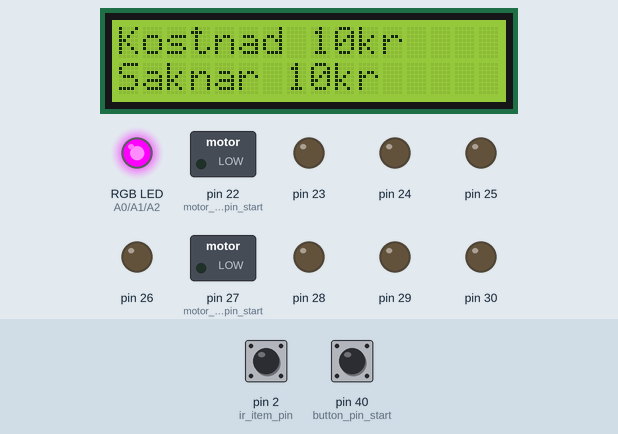
A sketch run on a simulated Arduino Mega 2560, built with avr-gcc and run on an emulated ATmega2560. Shown: 16×2 character LCD, switched loads named in the sketch (green lamp = pin HIGH), an RGB LED mixed from three pins (HIGH = lit), output pins drawn as LEDs (lit = HIGH). The test bench sets the inputs (shaded band); at power-on: pin 2 (ir_item_pin) HIGH, pin 40 (button_pin_start) LOW. EEPROM starts erased; what the sketch prints to the serial monitor is not drawn.

Above: at 1.2 s.
1.3 s: pin 2 (ir_item_pin) pulsed LOW 5 times (0.12 s each, 0.3 s apart)
At 3.8 s:
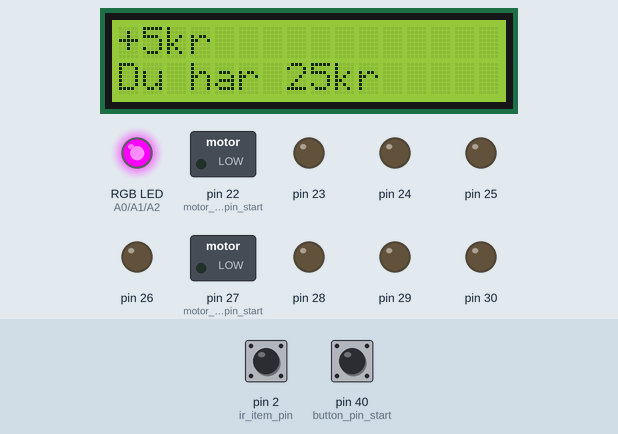
4.3 s: pin 40 (button_pin_start) pulled HIGH for 0.15 s
At 5.2 s:
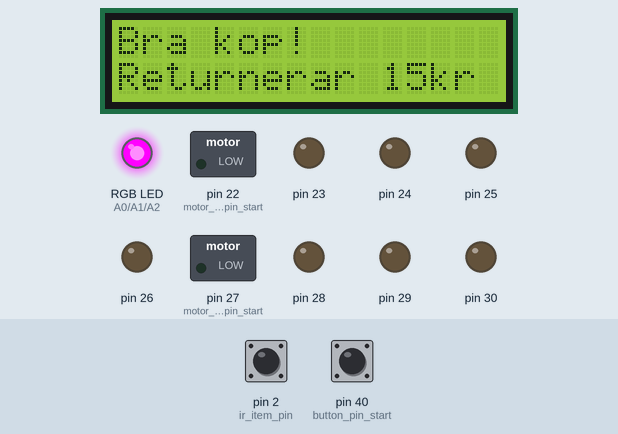
At 9.7 s:
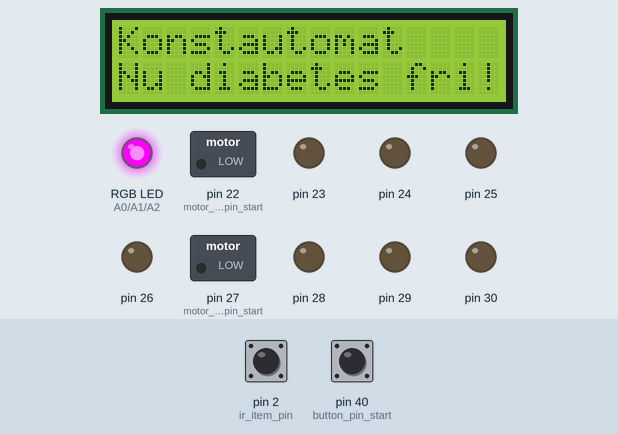
Timing chart, 0 to 11.2 s (numbered marks = the images above; inputs shaded):
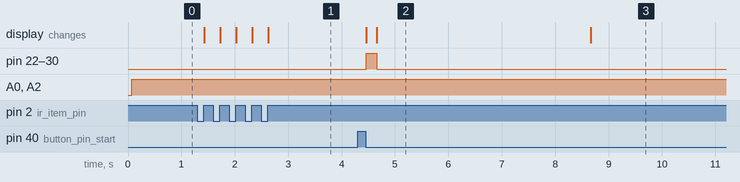

The sketch:

SkaffVendingMachine.ino
```cpp
// TODO
// Test //
// Get_Inserted_Value() needs too be tested so we have the right if(values)

// Set all pins //
// Read button to know when they want money in return
// Start_Motor(y,x) and Stop_Motor(y,x) y to ground and x to power
// Stash_Coin() what servo to turn on to dispose that coin to the stash
// Coin_Sorter() which motor to start to sort the incomming money
// Return_Coin() which motor to return that coin

// Set values (EndGame) //
// Set motormatrix and cost matrix so we know what dispens what, and for how much

bool WTF = false;

// LED
const byte red_pin = A0;
const byte green_pin = A1;
const byte blue_pin = A2;

byte red_value = 0;
byte green_value = 0;
byte blue_value = 0;

enum color_mode
{
  single_color
};

byte const_color[3] = {160, 0, 255};

// IR sensor
const byte ir_coin_pin_1 = 2;
const byte ir_coin_pin_2 = 2;
const byte ir_item_pin = 2;
bool ir_coin_val_1 = 0;
bool ir_coin_val_2 = 0;
bool ir_item_val = 0;
unsigned long time_ir_sensor_1_first_value;
unsigned long time_ir_sensor_1_last_value;
unsigned long time_ir_sensor_2_first_value;
unsigned long time_ir_sensor_2_last_value;

const unsigned int item_sensor_delay = 1000;
const unsigned int motor_time_on = 500;

bool is_active_ir_coin_pin_1 = false;
bool is_active_ir_coin_pin_2 = false;

// INDUCTIVE sensor
const byte inductive_pin = 2;
bool inductive_val = 0;
bool is_metal = false;

// BUTTONS / MOTOR
unsigned long motor_time_start;
unsigned int time = 0;

unsigned int time_coin_movement;
unsigned int time_coin_thickness;

const byte button_pin_start = 40; // ranges from value to value + 9
byte button_value = 0; // range 0 - 10 for each button
bool button_is_down = false;

const byte motor_ground_pin_start = 22; // ranges from value to value + 4
const byte motor_power_pin_start = 27; // ranges from value to value + 3
const byte motor_matrix[5][4] = {{0, 1, 2, 3}, {4, 5, 6, 7}, {8, 9, 0, 255}, {0, 0, 0, 255}, {0, 0, 0, 0}};
const byte cost_matrix[5][4] = {{10, 10, 20, 30}, {40, 50, 60, 70}, {80, 90, 0, 255}, {0, 0, 0, 255}, {0, 0, 0, 0}};
byte motor_ground = 255;
byte motor_power = 255;

// COIN
#include <EEPROM.h>
byte EEPROMMemoryValue = 0;
byte max_coin_in_storage = 20;

enum coin_adress
{
  adress_coin_1,
  adress_coin_2,
  adress_coin_5,
  adress_coin_10,
  adress_current_inserted_value
};

enum coin_type
{
  type_invalid = 0,
  type_coin_1 = 1,
  type_coin_2 = 2,
  type_coin_5 = 5,
  type_coin_10 = 10,
  type_valid_metal = 11,
  type_invalid_metal = 12
};

// LCD
#include <LiquidCrystal.h>

LiquidCrystal lcd(5, 6, 7, 8, 9, 10);

unsigned long last_unique_message = 0;
const unsigned int message_timer = 4000;
const unsigned int message_afk_timer = 15000;
const unsigned int message_left_timer = 35000;

String message0;
String message1;

void setup()
{
  // SERIAL
  Serial.begin(9600);
  lcd.begin(16, 2);
  EEPROM.write(adress_current_inserted_value, 0);
  if (EEPROM.read(adress_current_inserted_value) > 0)
  {
    Write_To_LCD("Hejsan", 0, 0);
    Write_To_LCD("Du har " + String(EEPROM.read(adress_current_inserted_value)) + "kr", 0, 1);
  }
  else
  {
    Write_To_LCD("Konstautomat", 0, 0);
    Write_To_LCD("Nu diabetes fri!", 0, 1);
  }

  // INPUT ANALOG
  // pinMode(pin, INPUT);

  // INPUT DIGITAL
  pinMode(inductive_pin, INPUT);

  // OUTPUT ANALOG
  pinMode(red_pin, OUTPUT);
  pinMode(green_pin, OUTPUT);
  pinMode(blue_pin, OUTPUT);

  // OUTPUT DIGITAL
  for (byte i = 0; i <= 4; i++)
  {
    pinMode(motor_ground_pin_start + i, OUTPUT);
    digitalWrite(motor_ground_pin_start + i, LOW);
  }
  for (byte i = 0; i <= 3; i++)
  {
    pinMode(motor_power_pin_start + i, OUTPUT);
    digitalWrite(motor_power_pin_start + i, LOW);
  }

  // INTERRUPT
  attachInterrupt(digitalPinToInterrupt(ir_coin_pin_1), ir_1, CHANGE);
  attachInterrupt(digitalPinToInterrupt(ir_coin_pin_2), ir_2, CHANGE);
}

void ir_1()
{
  if (is_active_ir_coin_pin_1){
    // no longer sees it
    time_ir_sensor_1_last_value = micros();
    is_active_ir_coin_pin_1 = false;
    return;
  }
  time_ir_sensor_1_first_value = micros();
  is_active_ir_coin_pin_1 = true;
  // started seeing it
  return;
}

void ir_2()
{
  if (is_active_ir_coin_pin_2){
    // no longer sees it
    time_ir_sensor_2_last_value = micros();
    is_active_ir_coin_pin_2 = false;
    Coin_Inserted();
    return;
  }
  time_ir_sensor_2_first_value = micros();
  is_active_ir_coin_pin_2 = true;
  // started seeing it
  return;
}

void loop()
{
  // LED
  Change_Color_Mode(single_color);

  EEPROMMemoryValue = EEPROM.read(adress_current_inserted_value);
  if (EEPROMMemoryValue > 0)
  {
    // du är en gammal kund
    if (millis() - last_unique_message > message_left_timer)
    {
      Write_To_LCD("Avbryter kopet", 0, 0);
      Return_Money(EEPROMMemoryValue);
    }
    else if (millis() - last_unique_message > message_afk_timer)
    {
      Write_To_LCD("Hallo", 0, 0);
      Write_To_LCD("Ar du kvar?", 0, 1);
    }
    else if (millis() - last_unique_message > message_timer)
    {
      Write_To_LCD("Hejsan", 0, 0);
      Write_To_LCD("Du har " + String(EEPROMMemoryValue) + "kr", 0, 1);
    }
  }
  else
  {
    // du är ny kund
    if (millis() - last_unique_message > message_timer)
    {
      Write_To_LCD("Konstautomat", 0, 0);
      Write_To_LCD("Nu diabetes fri!", 0, 1);
    }
  }

  inductive_val = digitalRead(inductive_pin);
  if (!inductive_val && !WTF)
  {
    is_metal = true;
  }

  // When you proceed to try and buy
  if (Button_Search())
  {
    // a button has been pressed
    if (Motor_Search())
    {
      // an item has been dispensed
      Return_Money(EEPROMMemoryValue);
    }
  }
}

// LED functions
void Change_Color_Mode(color_mode mode)
{
  switch (mode)
  {
    case single_color:
      Color_Mode_Single_Color();
      break;

    default:
      Color_Mode_Single_Color();
      break;
  }

  Apply_RGB();
}

void Color_Mode_Single_Color()
{
  red_value = const_color[0];
  green_value = const_color[1];
  blue_value = const_color[2];
}

void Apply_RGB()
{
  analogWrite(red_pin, red_value);
  analogWrite(green_pin, green_value);
  analogWrite(blue_pin, blue_value);
}

// COIN functions
void Coin_Inserted()
{
  Serial.print(is_metal);      //variable for plotting
  Serial.print(time_ir_sensor_2_first_value-time_ir_sensor_1_first_value);      //variable for plotting
  Serial.print(",");              //seperator
  Serial.print(time_ir_sensor_1_last_value-time_ir_sensor_1_first_value);       //variable for plotting
  Serial.print(",");              //seperator
  Serial.println(time_ir_sensor_2_last_value-time_ir_sensor_1_first_value);     //variable for plotting

  if (is_metal)
  {
    is_metal=false;
  }
  else
  {
    Coin_Sorter(type_invalid_metal);
    return;
  }

  EEPROMMemoryValue += Get_Inserted_Value();
  EEPROM.write(adress_current_inserted_value, EEPROMMemoryValue);
  Write_To_LCD("Du har " + String(EEPROMMemoryValue) + "kr ", 0, 1);
}

byte Get_Inserted_Value()
{
  time_coin_movement = time_ir_sensor_1_last_value - time_ir_sensor_2_last_value; // hur länge det tog coinet att flytta sig från sensor 1 till 2
  time_coin_thickness = time_ir_sensor_1_first_value - time_ir_sensor_1_last_value; // hur länge sensor 1 har sett coinet

  Serial.println("Get_Inserted_Value");
  last_unique_message = millis();
  if (false)
  {
    Add_To_EEPROM_Coin_Memory(adress_coin_1, type_coin_1);
    Coin_Sorter(type_coin_1);
    Write_To_LCD("+" + String(type_coin_1) + "kr", 0, 0);
    return type_coin_1;
  }
  else if (false)
  {
    Add_To_EEPROM_Coin_Memory(adress_coin_2, type_coin_2);
    Coin_Sorter(type_coin_2);
    Write_To_LCD("+" + String(type_coin_2) + "kr", 0, 0);
    return type_coin_2;
  }
  else if (true)
  {
    Add_To_EEPROM_Coin_Memory(adress_coin_5, type_coin_5);
    Coin_Sorter(type_coin_5);
    Write_To_LCD("+" + String(type_coin_5) + "kr", 0, 0);
    return type_coin_5;
  }
  else if(false)
  {
    Add_To_EEPROM_Coin_Memory(adress_coin_10, type_coin_10);
    Coin_Sorter(type_coin_10);
    Write_To_LCD("+" + String(type_coin_10) + "kr", 0, 0);
    return type_coin_10;
  }
  else
  {
    Coin_Sorter(type_invalid);
    Write_To_LCD("Ogiltig peng", 0, 0);
    return type_invalid;
  }
}

void Add_To_EEPROM_Coin_Memory(byte address, coin_type type)
{
  byte value = EEPROM.read(address);
  if (value + 1 > max_coin_in_storage)
  {
    Stash_Coin(type);
  }
  else
  {
    EEPROM.write(address, value + 1);
  }
}

void Stash_Coin(coin_type type)
{
  // ta bort 1 coin av typen type ner till big box of storage
  switch (type)
  {
    case type_coin_1:
      break;
    case type_coin_2:
      break;
    case type_coin_5:
      break;
    case type_coin_10:
      break;
  }
}

void Coin_Sorter(coin_type type)
{
  switch (type)
  {
    case type_coin_1:
      break;
    case type_coin_2:
      break;
    case type_coin_5:
      break;
    case type_coin_10:
      break;
    case type_valid_metal:
      // den är metall
      break;
    case type_invalid_metal:
      // den är inte metall
      break;
    case type_invalid:
    default:
      // den är metall men den är inte rätt storlek
      break;
  }
}

void Return_Money(byte money_to_return)
{
  last_unique_message = millis();
  Serial.println("Return_Money");
  Write_To_LCD("Returnerar " + String(money_to_return) + "kr", 0, 1);
  while (money_to_return != 0)
  {
    if (money_to_return >= 10){
      Return_Coin(type_coin_10);
      money_to_return -= 10;
    }
    else if (money_to_return >= 5)
    {
      Return_Coin(type_coin_5);
      money_to_return -= 5;
    }
    else if (money_to_return >= 2)
    {
      Return_Coin(type_coin_2);
      money_to_return -= 2;
    }
    else
    {
      Return_Coin(type_coin_1);
      money_to_return -= 1;
    }
  }
  EEPROM.write(adress_current_inserted_value, 0);
}

void Return_Coin(coin_type type)
{
  // motor functions to return sed money
}

// BUTTON functions
bool Button_Search()
{
  if (WTF)
  {
    button_value = 255;
    button_is_down = false;
    return false;
  }

  for (byte search_index = 0; search_index < 1; search_index++) // 10 123 ABC
  {
    if (!digitalRead(button_pin_start + search_index))
    {
      if (button_is_down)
      {
        return false;
      }
      button_value = search_index;
      button_is_down = true;
      Serial.println("is true WTF WTF");
      return true;
    }
  }
  button_value = 255;
  button_is_down = false;
  return false;
}

bool Motor_Search()
{
  for (byte y = 0; y < 5; y++)
  {
    for (byte x = 0; x < 4; x++)
    {
      if (motor_matrix[y][x] == button_value){
        if (cost_matrix[y][x] > EEPROMMemoryValue)
        {
          Serial.println("Motor_Search");
          last_unique_message = millis();
          Write_To_LCD("Kostnad " + String(cost_matrix[y][x]) + "kr", 0, 0);
          Write_To_LCD("Saknar " + String(cost_matrix[y][x] - EEPROMMemoryValue) + "kr", 0, 1);

          return false;
        }
        else if (Return_Items(y, x))
        {
          EEPROMMemoryValue -= cost_matrix[y][x];
          EEPROM.write(adress_current_inserted_value, EEPROMMemoryValue);

          motor_ground = y;
          motor_power = x;

          Serial.println("Motor_Search");
          last_unique_message = millis();
          Write_To_LCD("Bra kop!", 0, 0);
          return true;
        }
      }
    }
  }

  Serial.println("Motor_Search");
  last_unique_message = millis();
//  Write_To_LCD("Sokt produkt ar", 0, 0);
//  Write_To_LCD("slut i lager", 0, 1);

  motor_ground = 255;
  motor_power = 255;
  return false;
}

bool Return_Items(byte y, byte x)
{
  Write_To_LCD("Bra kop!", 0, 0);
  Write_To_LCD("Returnerar " + String(0) + "kr", 0, 1);
  EEPROM.write(adress_current_inserted_value, 0);
  Start_Motor(y, x);
  delay(200);
  Stop_Motor(y, x);

  return;

  y += motor_ground_pin_start;
  x += motor_power_pin_start;

  motor_time_start = millis();
  unsigned long time_1 = 0;

  Start_Motor(y, x);

  do
  {
    time = millis() - motor_time_start;

    if (time_1 >= motor_time_on){
      Stop_Motor(y, x);
    }

    ir_item_val = digitalRead(ir_item_pin);
    if (ir_item_val)
    {
      return true;
    }

  } while (time_1 < item_sensor_delay);

  return true;
}

void Start_Motor(byte y, byte x)
{
  Serial.println("StartMotor");
  WTF = true;
  //digitalWrite(motor_ground_pin_start + y, HIGH);
  //digitalWrite(motor_power_pin_start + x, HIGH);
  for (byte i = 0; i <= 4; i++)
  {
    digitalWrite(motor_ground_pin_start + i, HIGH);
  }
  for (byte i = 0; i <= 3; i++)
  {
    digitalWrite(motor_power_pin_start + i, HIGH);
  }
}

void Stop_Motor(byte y, byte x)
{
  Serial.println("StopMotor");
  for (byte i = 0; i <= 4; i++)
  {
    digitalWrite(motor_ground_pin_start + i, LOW);
  }
  for (byte i = 0; i <= 3; i++)
  {
    digitalWrite(motor_power_pin_start + i, LOW);
  }
}

// LCD
void Write_To_LCD(String message, byte col, byte row)
{
  if (row == 0 && message0 != message)
  {
    lcd.setCursor(col, row);
    lcd.print(message+"                ");
    message0 = message;
    return;
  }
  if (row == 1 && message1 != message)
  {
    lcd.setCursor(col, row);
    lcd.print(message+"                ");
    message1 = message;
    return;
  }
}
```

Measured:
- after the input at 1.3 s, the display: first changes after 0.13 s (image 1 shows a later state)
- after the input at 4.3 s, pin 22 (motor_ground_pin_start), pin 23–26, pin 27 (motor_power_pin_start), pin 28–30: LOW → HIGH after 0.16 s, → LOW 0.20 s later; the display: first changes after 0.16 s (image 2 shows a later state)
- what the display in image 2 shows lasts 4.0 s, from 4.7 s to 8.7 s
